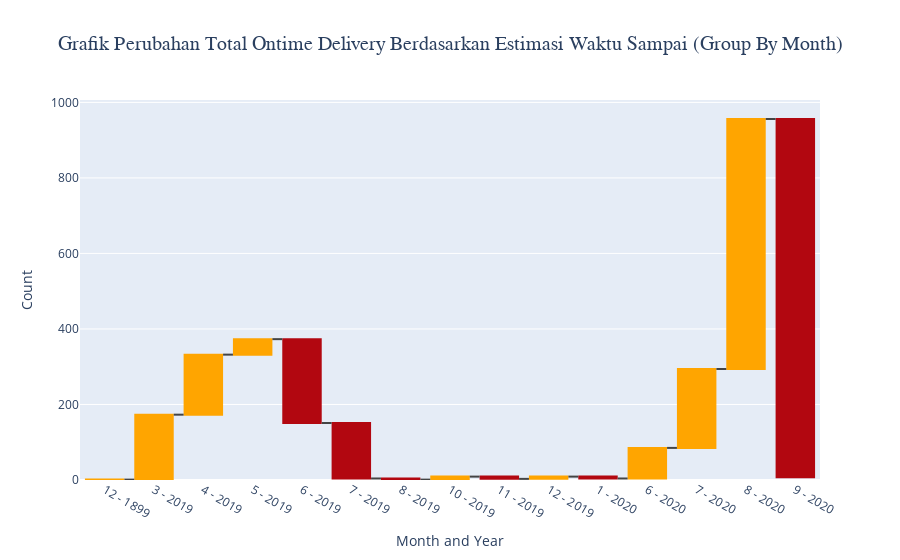

Write notebook code for a chart like this one.
### Code cell
import plotly.graph_objects as go

gain_loss = [ group_ontime['BookingID'][i] - group_ontime['BookingID'][i-1] for i in range(1,len(group_ontime['BookingID'])) ]
gain_loss = [1] + gain_loss


fig = go.Figure(go.Waterfall(
    name="",
    orientation="v",
    measure=["relative"] * len(group_ontime),
    x=group_ontime['Month_planned'].astype(str) + ' - ' + group_ontime['Year_planned'].astype(str),
    textposition="outside",
    y=gain_loss,
    decreasing = {"marker":{"color":"#b20710"}},
    increasing = {"marker":{"color":"orange"}}
))

fig.update_layout(
    title="Grafik Perubahan Total Ontime Delivery Berdasarkan Estimasi Waktu Sampai (Group By Month)",
    title_font=dict(size=20, family="Courier New, monospace"),
    title_x=0.5,
    xaxis_title="Month and Year",
    yaxis_title="Count",
)
fig.show()

### Figure 1 — Plotly figure (JSON) as saved in the notebook; plotly's stock layout.template omitted (floating-point values rounded to 4 significant figures)
{"data": [{"decreasing": {"marker": {"color": "#b20710"}}, "increasing": {"marker": {"color": "orange"}}, "measure": ["relative", "relative", "relative", "relative", "relative", "relative", "relative", "relative", "relative", "relative", "relative", "relative", "relative", "relative", "relative"], "name": "", "orientation": "v", "textposition": "outside", "type": "waterfall", "x": ["12 - 1899", "3 - 2019", "4 - 2019", "5 - 2019", "6 - 2019", "7 - 2019", "8 - 2019", "10 - 2019", "11 - 2019", "12 - 2019", "1 - 2020", "6 - 2020", "7 - 2020", "8 - 2020", "9 - 2020"], "y": [1, 172, 159, 41, -222, -147, -3, 8, -6, 6, -5, 81, 209, 662, -949]}], "layout": {"title": {"font": {"family": "Courier New, monospace", "size": 20}, "text": "Grafik Perubahan Total Ontime Delivery Berdasarkan Estimasi Waktu Sampai (Group By Month)", "x": 0.5}, "xaxis": {"title": {"text": "Month and Year"}}, "yaxis": {"title": {"text": "Count"}}}}
